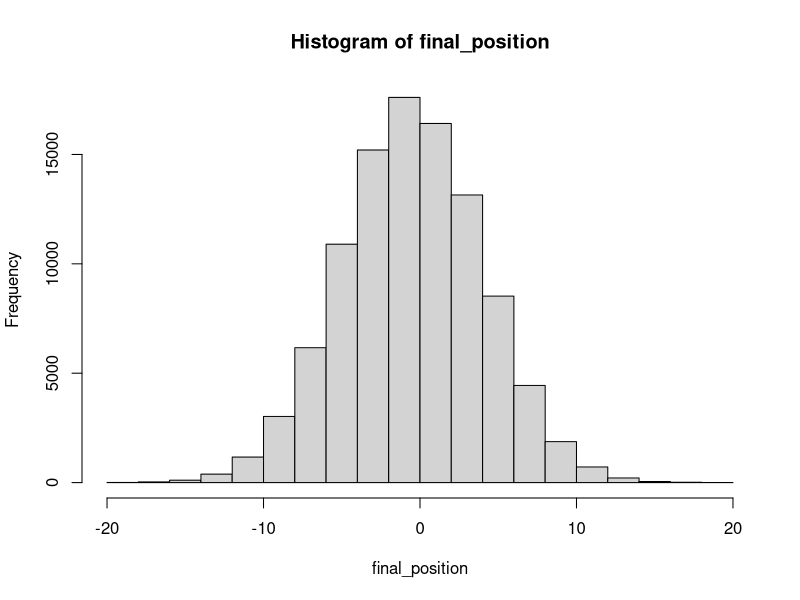
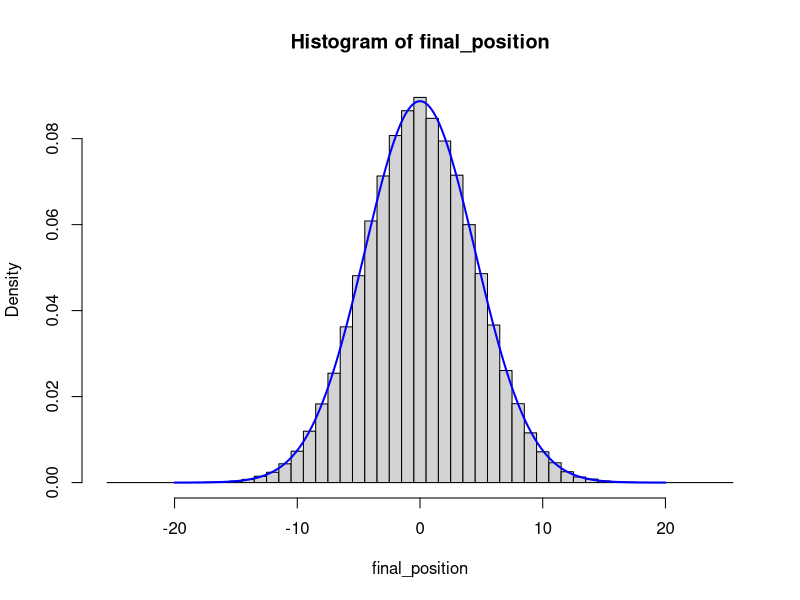

Generate these figures, in order, with R:
# Data generating process model for the organism movement example

# For a single individual, printing all the steps

prob_move <- 0.2
t_finish <- 10
dt <- 0.1
position <- 0
t <- 0
while ( t < t_finish ) {
    if ( runif(1) < prob_move ) {
        if ( runif(1) < 0.5 ) {
            position <- position - 1
        } else {
            position <- position + 1
        }
    }
    t <- t + dt
    print(position)
}



# For multiple individuals
prob_move <- 0.2
t_finish <- 10
dt <- 0.1
num_reps <- 100000 #use less for shorter runs but 100K+ for more accuracy
final_position <- rep(NA, num_reps)
for ( i in 1:num_reps ) {
    position <- 0
    t <- 0
    while ( t < t_finish ) {
        if ( runif(1) < prob_move ) {
            if ( runif(1) < 0.5 ) {
                position <- position - 1
            } else {
                position <- position + 1
            }
        }
        t <- t + dt
    }
    final_position[i] <- position
}
hist(final_position)
mean(final_position)
sd(final_position)
range(final_position)

# Histogram with density scaling and Normal distribution overlaid
hist(final_position, freq=FALSE, breaks=seq(-25.5, 25.5))
final_position_x <- seq(-20, 20, by=0.1)
pd <- dnorm(final_position_x, mean=mean(final_position), sd=sd(final_position))
lines(final_position_x, pd, lwd=2, col="blue")
